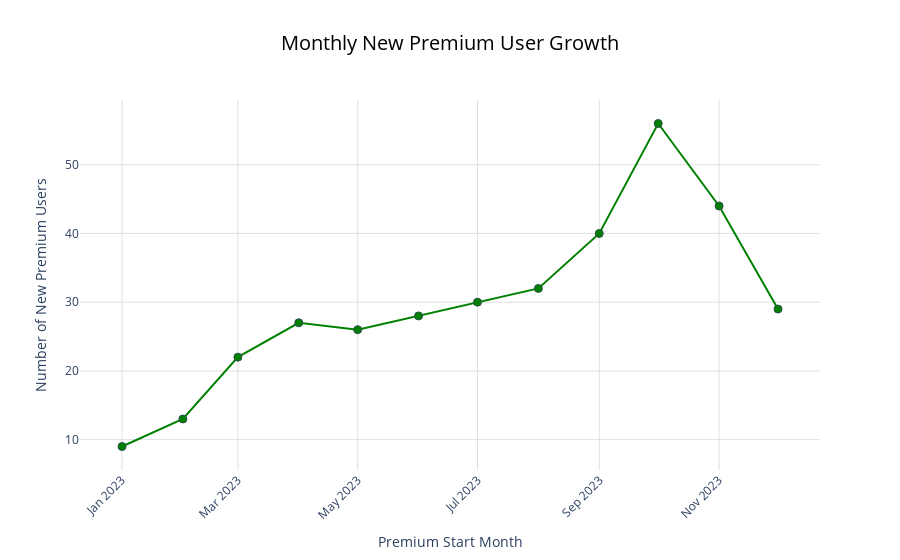

Notebook cell for this chart:
### Code cell
result6['premium_start_month'] = pd.to_datetime(result6['premium_start_month'])

# Sort the DataFrame by month to ensure the line chart progresses correctly
result6 = result6.sort_values(by='premium_start_month')

# Create the Plotly line chart
fig = go.Figure()

fig.add_trace(go.Scatter(
    x=result6['premium_start_month'],
    y=result6['new_premium_users'],
    mode='lines+markers',
    name='New Premium Users',
    line=dict(color='green', width=2),
    marker=dict(size=8, symbol='circle', line=dict(width=1, color='DarkSlateGrey'))
))

# Update layout for title and labels
fig.update_layout(
    title={
        'text': 'Monthly New Premium User Growth',
        'x': 0.5, # Center the title
        'xanchor': 'center',
        'font': dict(size=20, color='black')
    },
    xaxis_title='Premium Start Month',
    yaxis_title='Number of New Premium Users',
    xaxis=dict(
        tickmode='auto',
        nticks=len(result6['premium_start_month']), # Adjust number of ticks based on data points
        tickangle=-45,
        showgrid=True,
        gridcolor='#e0e0e0'
    ),
    yaxis=dict(
        showgrid=True,
        gridcolor='#e0e0e0'
    ),
    hovermode="x unified", # Shows hover info for all traces at the same x-position
    template="plotly_white" # Use a clean white background template
)

### Figure 1 — Plotly figure (JSON) as saved in the notebook; plotly's stock layout.template omitted (floating-point values rounded to 4 significant figures)
{"data": [{"line": {"color": "green", "width": 2}, "marker": {"line": {"color": "DarkSlateGrey", "width": 1}, "size": 8, "symbol": "circle"}, "mode": "lines+markers", "name": "New Premium Users", "type": "scatter", "x": ["2023-01-01T00:00:00", "2023-02-01T00:00:00", "2023-03-01T00:00:00", "2023-04-01T00:00:00", "2023-05-01T00:00:00", "2023-06-01T00:00:00", "2023-07-01T00:00:00", "2023-08-01T00:00:00", "2023-09-01T00:00:00", "2023-10-01T00:00:00", "2023-11-01T00:00:00", "2023-12-01T00:00:00"], "y": [9, 13, 22, 27, 26, 28, 30, 32, 40, 56, 44, 29]}], "layout": {"hovermode": "x unified", "title": {"font": {"color": "black", "size": 20}, "text": "Monthly New Premium User Growth", "x": 0.5, "xanchor": "center"}, "xaxis": {"gridcolor": "#e0e0e0", "nticks": 12, "showgrid": true, "tickangle": -45, "tickmode": "auto", "title": {"text": "Premium Start Month"}}, "yaxis": {"gridcolor": "#e0e0e0", "showgrid": true, "title": {"text": "Number of New Premium Users"}}}}
